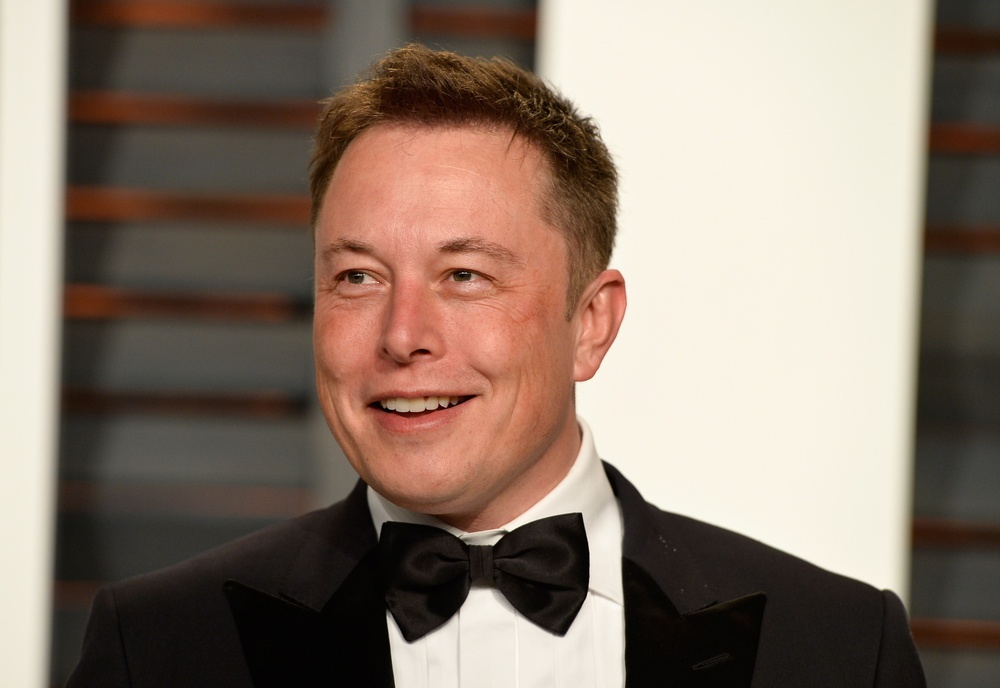
#> input picture PhotoEdu/ElonMusk.jpg, 1000 x 688 px, shrunk from 1846 x 1270 before the run
$ python SampleGradients.py
#> lines starting #> are read from the running program, lines starting #| are printed output that depends on the picture; after the words box and inside, x2 and y2 are one past the last pixel; in counts of white or black regions, pixels touching at a corner belong together
import cv2 as cv
import numpy as np
import matplotlib.pyplot as plt

img = cv.imread('PhotoEdu/ElonMusk.jpg')
#> img is the input picture: shape (688, 1000, 3); mean B, G, R 109.7, 122.6, 139.2
cv.imshow('Elon Musk', img)

gray = cv.cvtColor(img, cv.COLOR_BGR2GRAY)
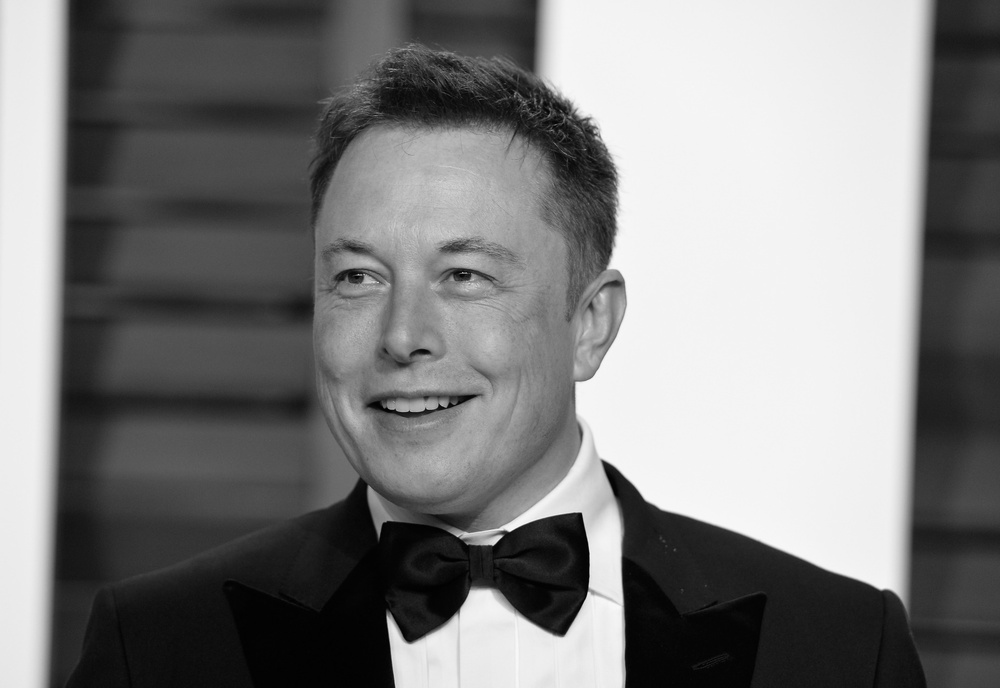
#> gray: shape (688, 1000); min 0, max 253, mean 126
cv.imshow('gray', gray)

#Laplacian
lap = cv.Laplacian(gray, cv.CV_64F)
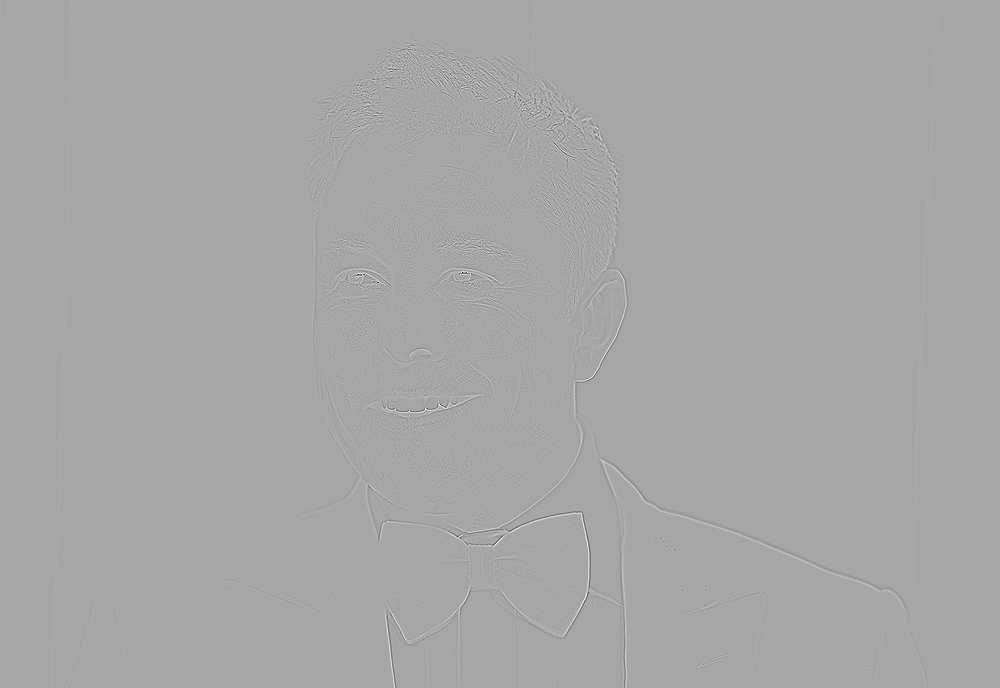
#> lap: shape (688, 1000) float64; min -435, max 230, mean 0; drawn with min black and max white
lap = np.uint8(np.absolute(lap))
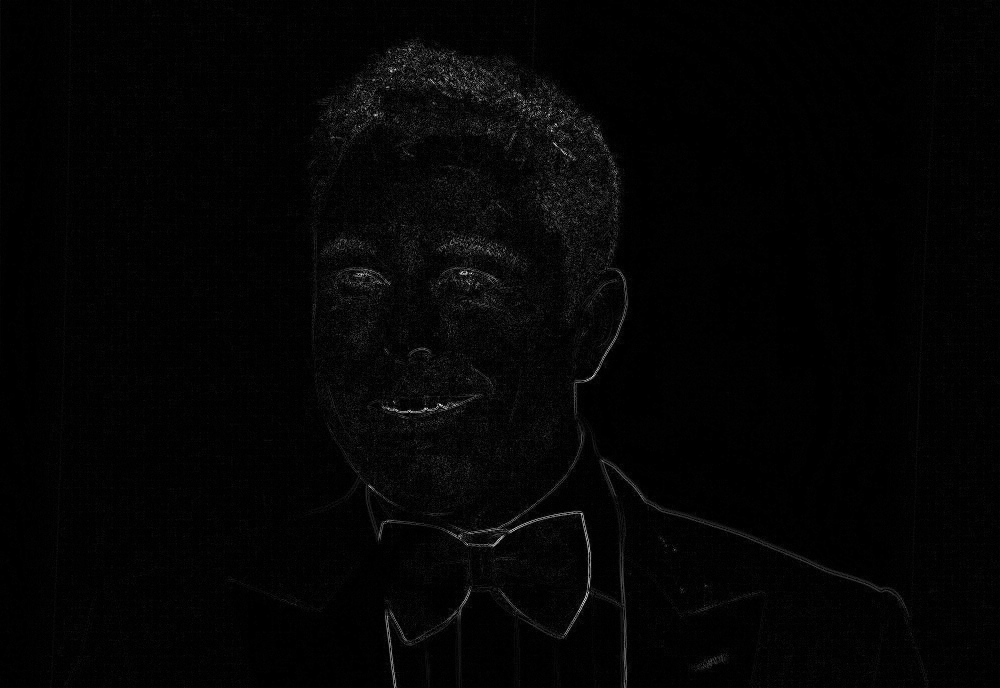
#> lap: shape (688, 1000); min 0, max 245, mean 4.3
cv.imshow('lap', lap)

#sobel
sobelx = cv.Sobel(gray, cv.CV_64F, 1, 0)
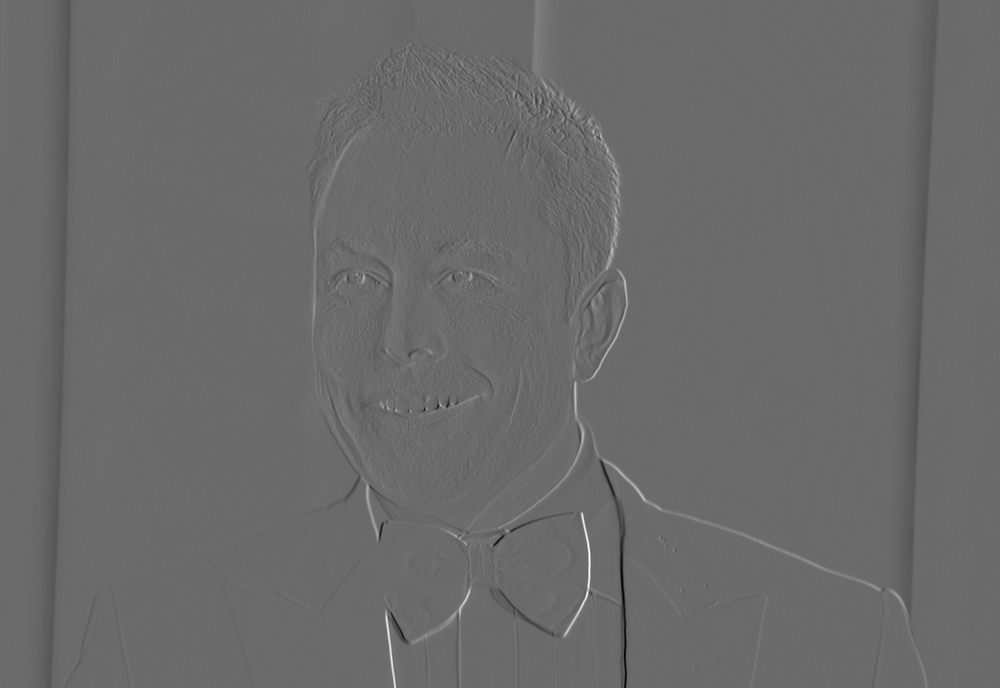
#> sobelx: shape (688, 1000) float64; min -705, max 975, mean -1.4; drawn with min black and max white
sobely = cv.Sobel(gray, cv.CV_64F, 0, 1)

cv.imshow('SobelX', sobelx)
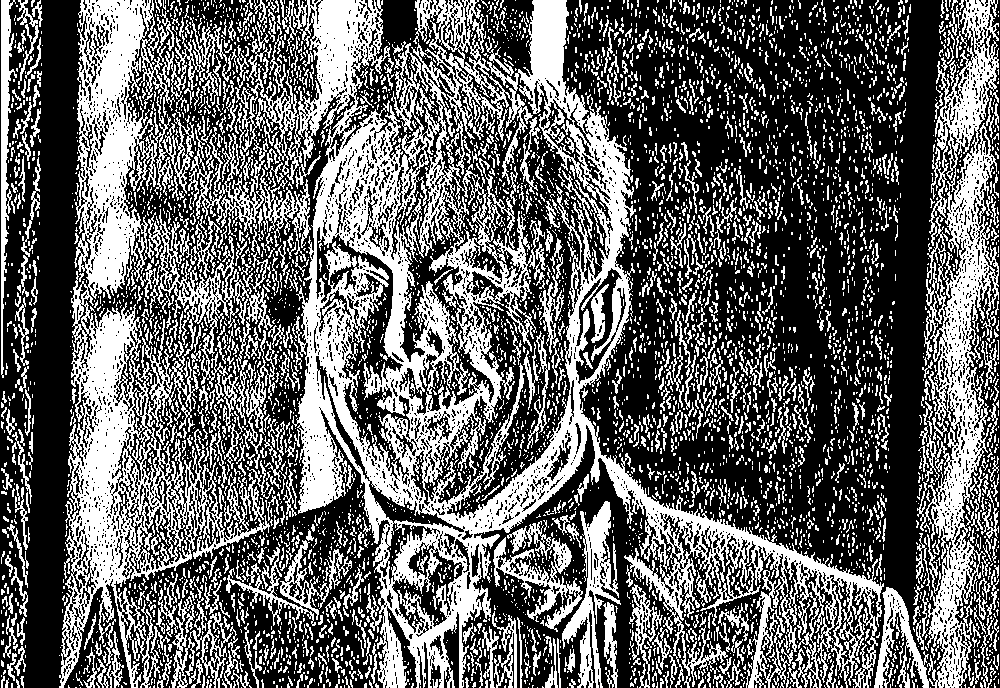
#> window 'SobelX': shape (688, 1000); 39.4% white; 5526 white regions (4535 under 20 px), largest, box (x1, y1, x2, y2) and area: (188, 0, 884, 688) 102728, (59, 0, 273, 688) 46703, (874, 0, 999, 688) 23291
cv.imshow('SobelY', sobely)
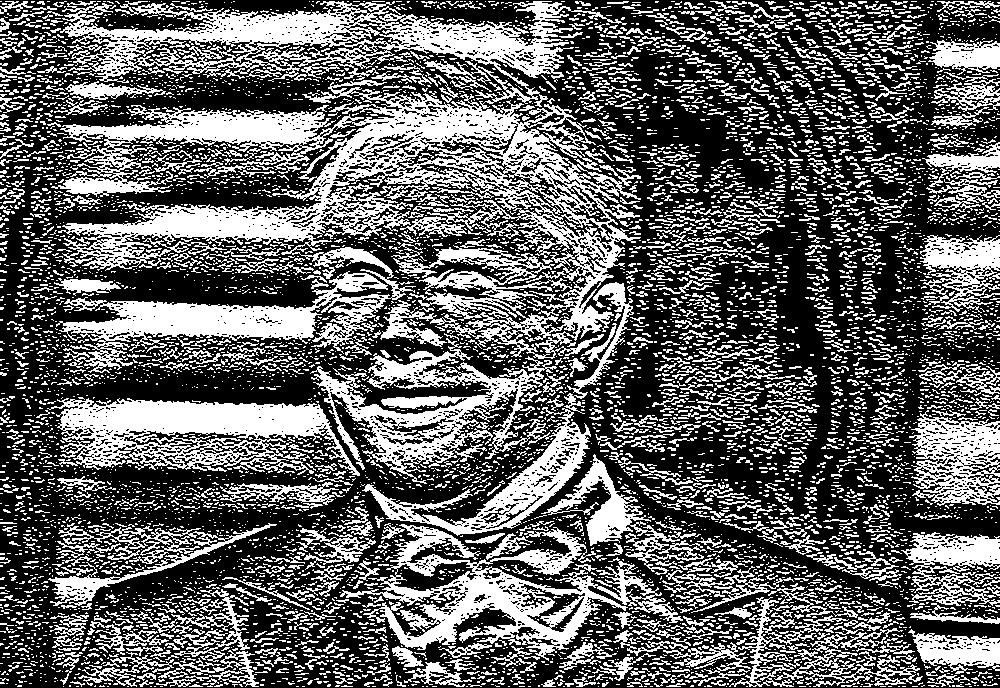
#> window 'SobelY': shape (688, 1000); 38.3% white; 7529 white regions (6276 under 20 px), largest, box (x1, y1, x2, y2) and area: (51, 1, 641, 373) 81630, (340, 524, 683, 661) 13579, (47, 398, 360, 476) 12685

cv.waitKey(0)


cv.waitKey(0)

$ run again, with PhotoEdu/Richard.jpg copied over PhotoEdu/ElonMusk.jpg
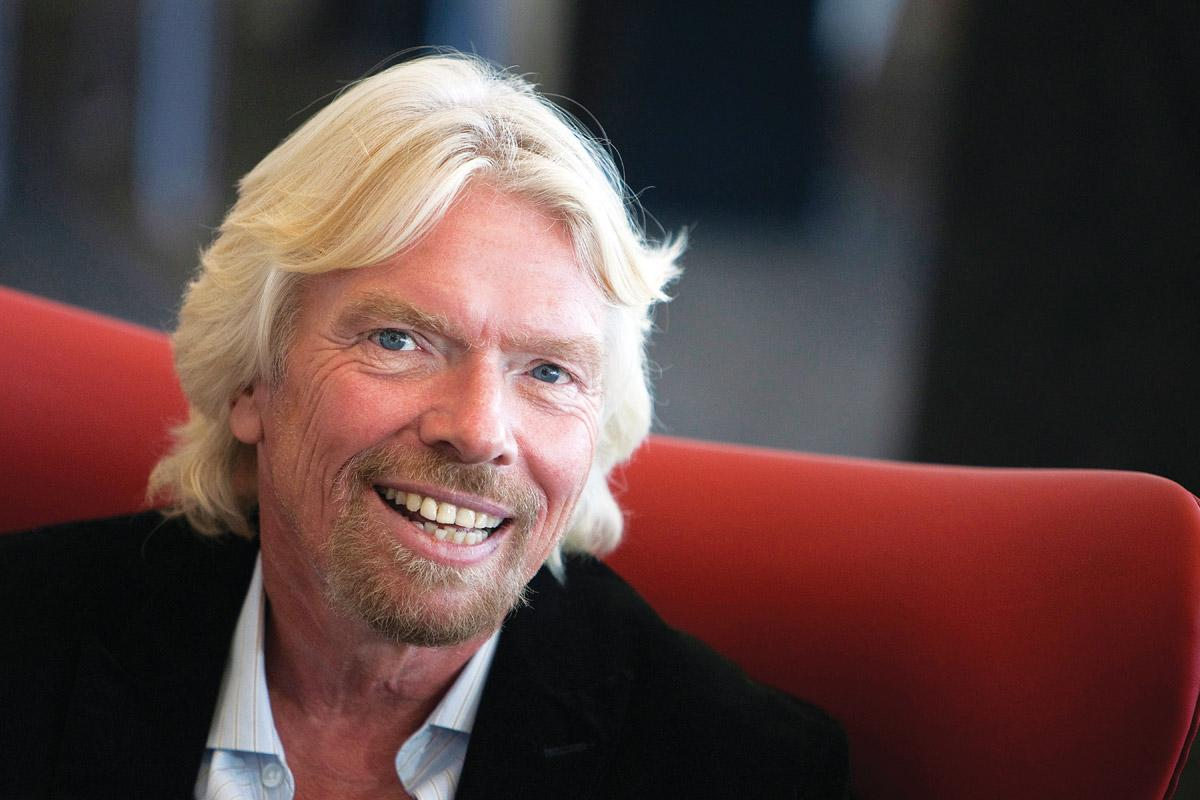
#> input picture PhotoEdu/Richard.jpg, 1200 x 800 px
#> img is the input picture: shape (800, 1200, 3); mean B, G, R 63.6, 65.3, 90
#> `cv.imshow('SobelX', sobelx)`:
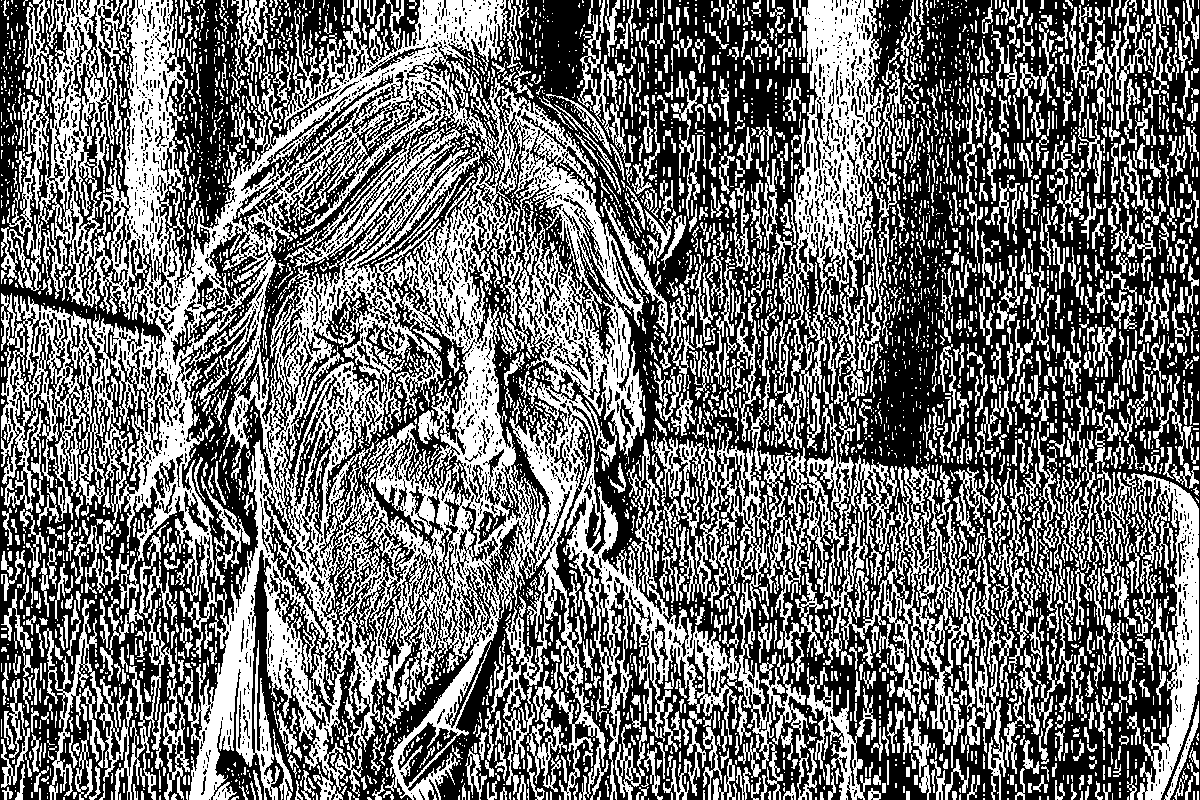
#> window 'SobelX': shape (800, 1200); 43.8% white; 4672 white regions (3132 under 20 px), largest, box (x1, y1, x2, y2) and area: (1, 0, 739, 800) 194368, (708, 376, 1015, 800) 25042, (734, 0, 902, 474) 20145
#> `cv.imshow('SobelY', sobely)`:
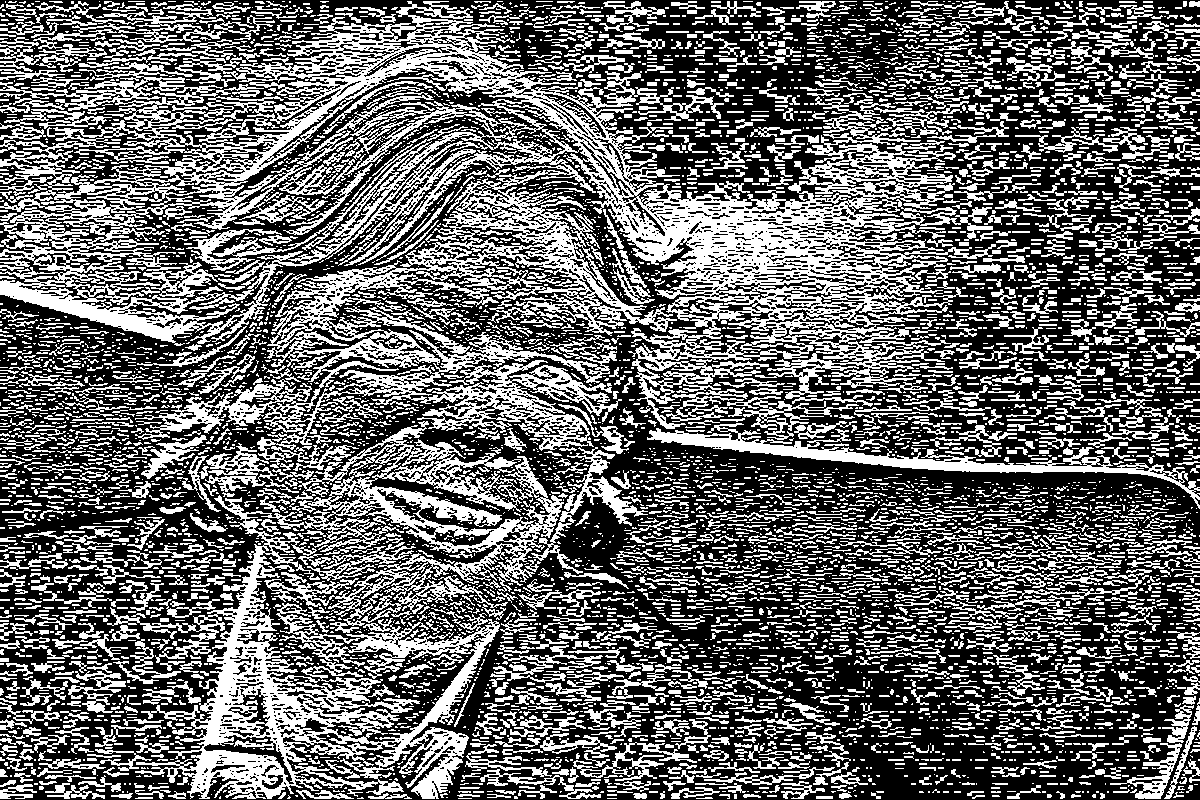
#> window 'SobelY': shape (800, 1200); 40.1% white; 6838 white regions (4617 under 20 px), largest, box (x1, y1, x2, y2) and area: (0, 1, 996, 471) 133228, (107, 421, 564, 799) 46150, (647, 423, 1200, 509) 6192

$ run again, with PhotoEdu/VernerBraun.jpg copied over PhotoEdu/ElonMusk.jpg
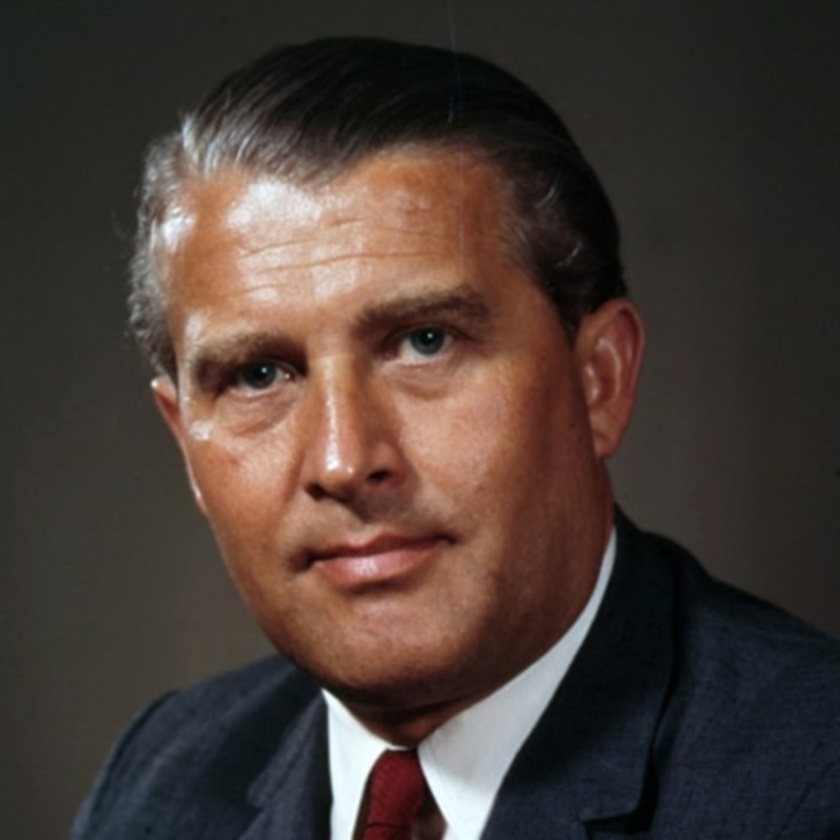
#> input picture PhotoEdu/VernerBraun.jpg, 840 x 840 px, shrunk from 1120 x 1120 before the run
#> img is the input picture: shape (840, 840, 3); mean B, G, R 53.7, 59.8, 72.4
#> `cv.imshow('SobelX', sobelx)`:
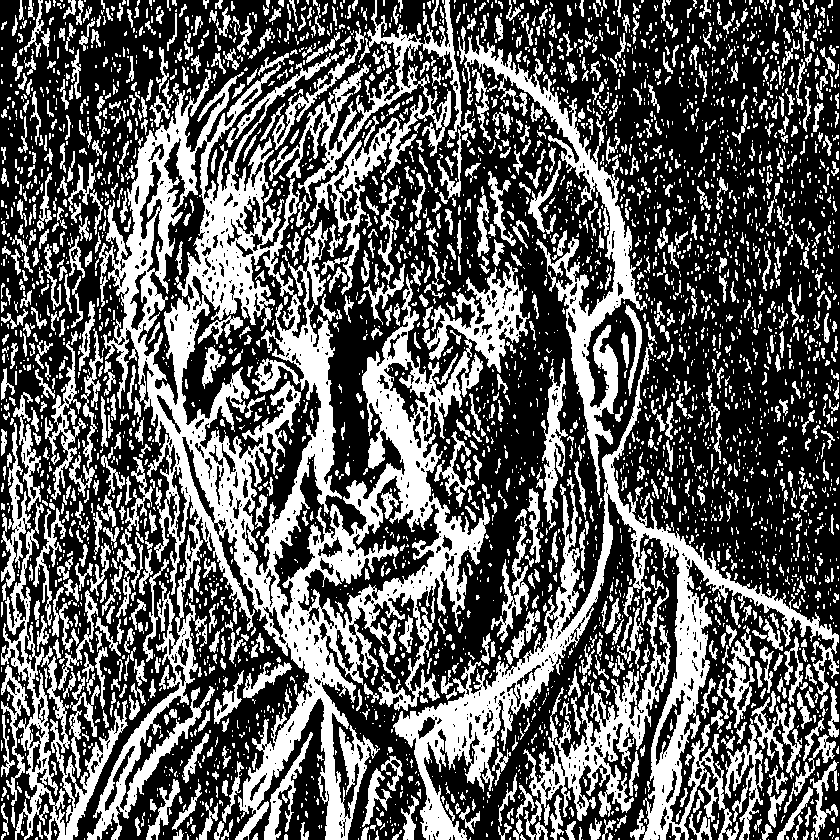
#> window 'SobelX': shape (840, 840); 37.6% white; 3965 white regions (2773 under 20 px), largest, box (x1, y1, x2, y2) and area: (87, 48, 530, 840) 86632, (393, 342, 839, 840) 27228, (458, 26, 647, 496) 11562
#> `cv.imshow('SobelY', sobely)`:
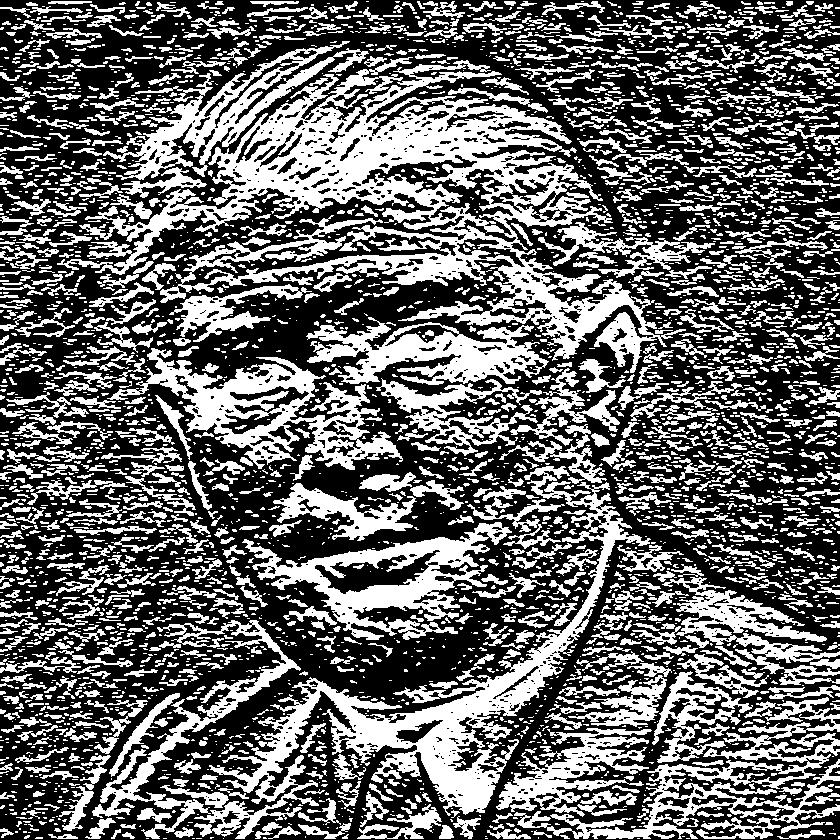
#> window 'SobelY': shape (840, 840); 40.2% white; 3929 white regions (2587 under 20 px), largest, box (x1, y1, x2, y2) and area: (57, 57, 686, 373) 49139, (194, 466, 651, 839) 22639, (107, 348, 403, 470) 11002
